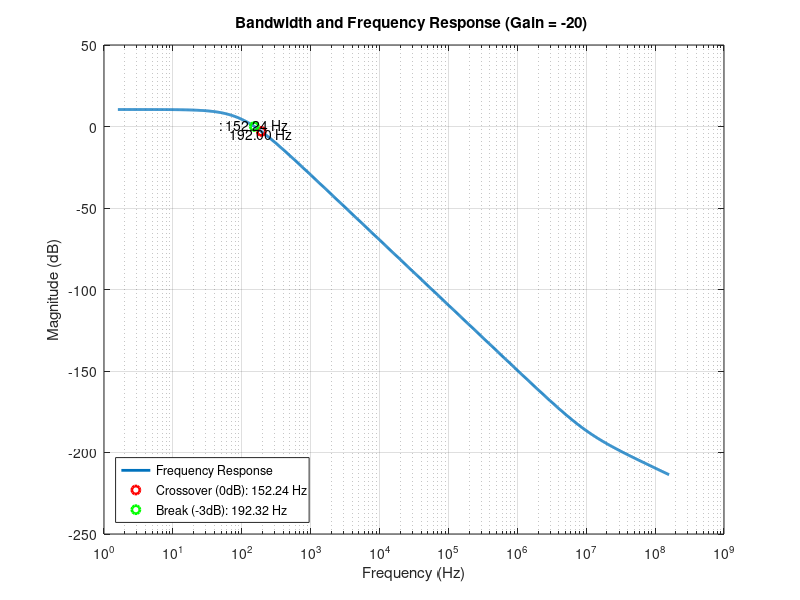

Here is the MATLAB script that generated this plot:
% Define the frequency and gain vectors from the table
freq = [100,300,1000,3000,10000,30000,100000,300000,1000000,3000000,10000000];
gain = [20.05,20.06,20.1,20.2,20.14,10,2.18,1.29,.268,.192,.101];

% Create a transfer function object using the vectors
sys = tf(10^(mean(gain)/20), [1/(2*pi*freq(1)), 1]);

% Add poles and zeros to the transfer function
for i=2:length(freq)
    sys = sys * tf([1/(2*pi*freq(i)), 1], [1/(2*pi*freq(i-1)), 1]);
end

% Plot the bode plot for the transfer function
[mag, phase, wout] = bode(sys);
mag_db = 20*log10(squeeze(mag));
wout_hz = wout/(2*pi);
figure;
semilogx(wout_hz, mag_db, 'LineWidth', 2);
grid on;
xlabel('Frequency (Hz)');
ylabel('Magnitude (dB)');
title('Bandwidth and Frequency Response (Gain = -20) ');

% Plot the -3dB and 0dB frequencies on the bode plot
hold on;
freq_3db = interp1(mag_db, wout_hz, -3);
freq_0db = interp1(mag_db, wout_hz, 0);
plot(freq_3db, -3, 'ro', 'LineWidth', 2);
plot(freq_0db, 0, 'go', 'LineWidth', 2);

% Add text for the -3dB and 0dB frequencies
text(freq_3db, -4, sprintf('%.2f Hz', freq_3db), 'HorizontalAlignment', 'center');
text(freq_0db, 1, sprintf(': %.2f Hz', freq_0db), 'HorizontalAlignment', 'center');

% Add legend
legend({'Frequency Response', 'Crossover (0dB): 152.24 Hz', 'Break (-3dB): 192.32 Hz'}, 'Location', 'SouthWest');